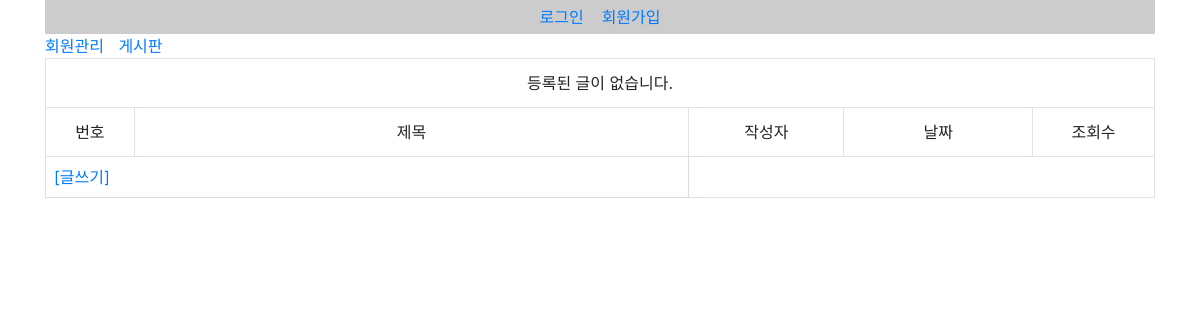
/board/list/, run on an earlier commit of the app's database.
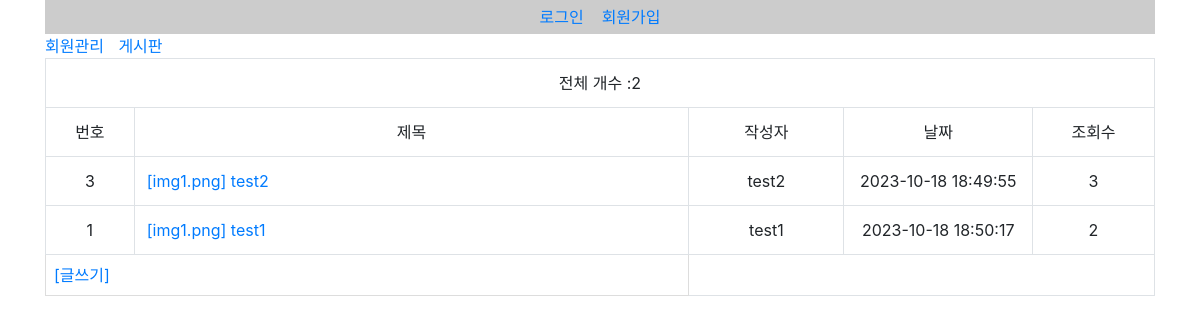
And on a later commit of the database.
### board/models.py (models this page shows, shortened)
class Board(models.Model):
    number = models.AutoField(primary_key=True)
    pwd = models.CharField(max_length=20)
    name = models.CharField(max_length=20)
    sTitle = models.CharField(max_length=50)
    sContent = models.CharField(max_length=4000)
    dCreated = models.DateTimeField(null=True)  # null 허용
    readcnt = models.IntegerField(default=0)
    filename = models.CharField(max_length=300)

### board/views.py (the view)
# urls.py: path("list/", views.list, name="list"),
def list(request):
    page = int(request.GET.get("page", 1))  # 페이지 번호
    all_board = Board.objects.all().order_by("-number")  # 모든 데이터 내림차순 정렬
    paginator = Paginator(all_board, 10)  # 목록 10개씩
    board_list = paginator.get_page(page)
    listcount = Board.objects.count()
    return render(request, "board/listpage.html", {"board": board_list, "listcount": listcount})

### templates/board/listpage.html (shortened to what this page needs)
{% extends "basepage.html" %}
{% block contents %}
<div class="content">
    <table border="1" width="100%" cellpadding="0" cellspacing="0"
        class="table table-bordered table-hover">
        <tr align="center">
            {% if listcount == 0 %}
               <td align="center" colspan="5">등록된 글이 없습니다.</td>
            {% else %}
               <td align="center" colspan="5">전체 개수 :{{listcount}}</td>
            {% endif %}
        </tr>
        <tr align="center" valign="middle">
            <td width="8%">번호</td>
            <td width="50%">제목</td>
            <td width="14%">작성자</td>
            <td width="17%">날짜</td>
            <td width="11%">조회수</td>
        </tr>
        {% for b in board %}
            <tr align="center" valign="middle">
                <td>{{b.number}}</td>
                <td align="left">
                {% if b.filename %}
                    <a href="/media/images/{{b.filename}}">[{{b.filename}}]</a>
                {% endif %}
                <a href="../detail/{{b.number}}/">{{b.sTitle}}</a>
                </td>
                <td>{{b.name}}</td>
                <td>{{b.dCreated|date:"Y-m-d H:i:s" }}</td>
                <td>{{b.readcnt}}</td>
            </tr>
        {% endfor %}
        <tr>
            <td colspan="2" class="w3-center" style="border: 1px solid #ddd; padding: 8px;">
                <a href="../write">[글쓰기]</a>
            </td>
        </tr>
    </table>
</div>
{% endblock %}

What changed in the data, as far as the page shows it:
added Board: number "3", filename "img1.png", sTitle "test2", name "test2", dCreated "2023-10-18 18:49:55", readcnt "3"
added Board: number "1", filename "img1.png", sTitle "test1", name "test1", dCreated "2023-10-18 18:50:17", readcnt "2"
Also different on the page:
{{ listcount }}: (not shown) → "2"
text no longer shown: "등록된 글이 없습니다."
text now shown: "전체 개수 :"
